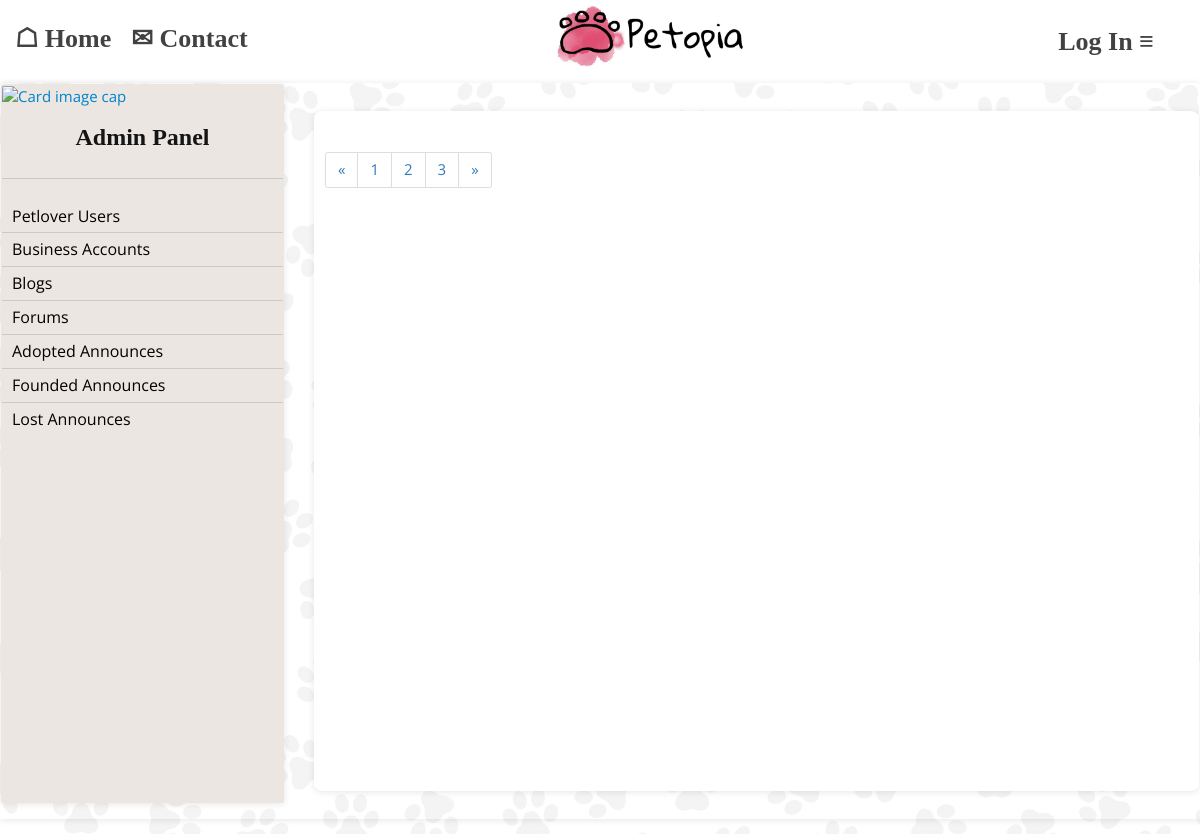
The page /dashboard-lost/ on the database as committed earlier.
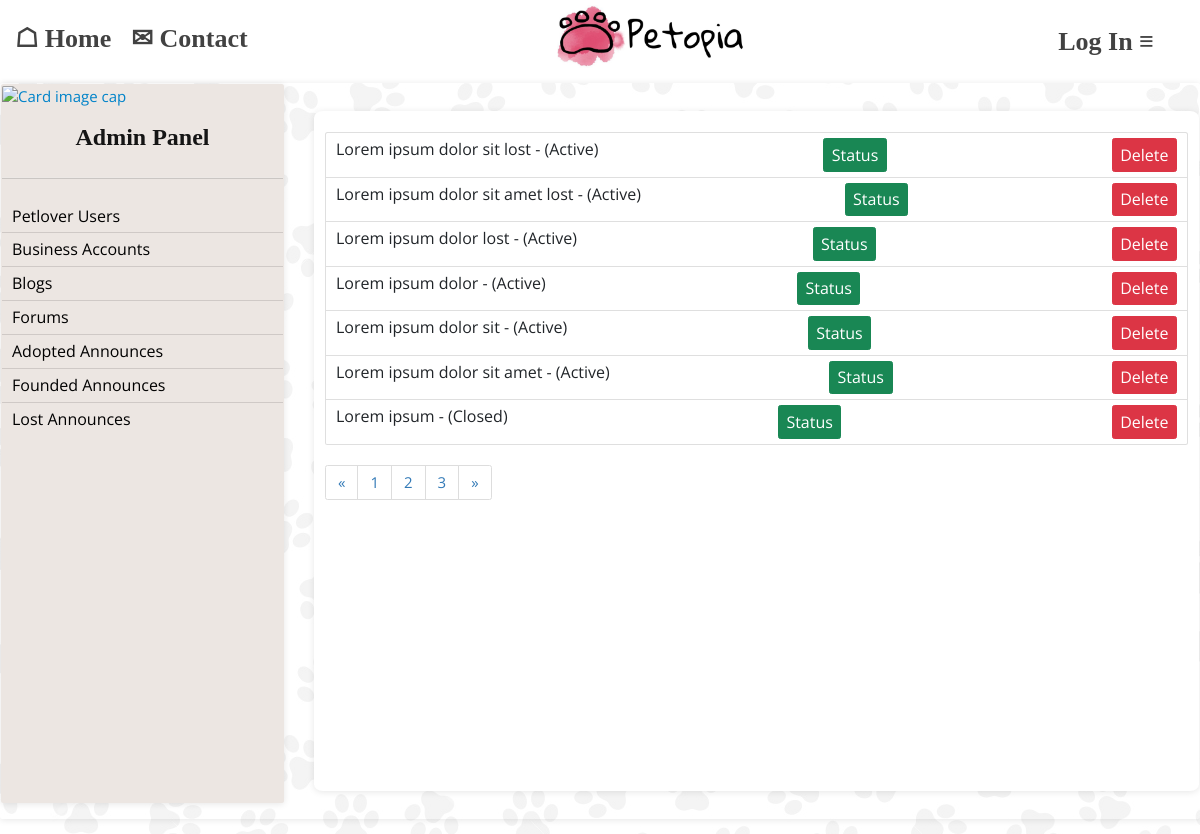
The same page on the database as committed later.
### announcements/models.py (models this page shows, shortened)
class LostPet(models.Model):
    pet_image = models.ImageField(null=True, upload_to='announcements/lost')
    title = models.CharField(max_length=50, null=True)
    type = models.CharField(max_length=20, choices=TYPE_CHOICES, null=True)
    status = models.CharField(max_length=20, choices=STATUS, null=True, default='Active')
    gender = models.CharField(max_length=20, choices=GENDER_CHOICES, null=True)
    phone = models.CharField(max_length=11, null=True)
    info = models.TextField(max_length=750, null=True)
    city = models.CharField(max_length=50, null=True)
    created = models.DateTimeField(auto_now_add=True)
    id = models.UUIDField(default=uuid.uuid4, unique=True, primary_key=True, editable=False)
    class Meta:
        ordering = ['status', '-created']

### dashboard/views.py (the view)
# urls.py: path('dashboard-lost/', views.admin_dashboard_lost, name="admin-dashboard-lost"),
def admin_dashboard_lost(request):
    profile = request.user
    lost = LostPet.objects.all()
    context = {'lost': lost, 'profile': profile}
    return render(request, 'dashboard/dashboard-lost.html', context)

### dashboard/templates/dashboard/dashboard-lost.html (shortened to what this page needs)
{% extends 'main.html' %}
{% load static %}
{% block content %}
    <div class="card" style="background-color: #ffc0cb00;display: flex;justify-content: flex-start;flex-direction: row;align-items: flex-start;">
        {% include 'sidebar-dashboard.html' %}
        <div class="card" style="width: 130rem;margin-left: 30px;margin-top: 27px;border-radius: 1%;height: 68rem;">
                <div class="card-body">
                    <ul class="list-group" style="font-size: initial; margin-top: 10px">
                        {% for lost in lost %}
                        <li class="list-group-item" style="display: flex;flex-wrap: nowrap;justify-content: space-between;">
                            {{ lost.title }} - ({{ lost.status }})
                            <a href="{% url 'admin-dashboard-close-lost' lost.id %}">
                                    <button class="btn btn-success" style="font-size: initial;">Status</button>
                                </a>
                            <a href="{% url 'admin-dashboard-delete-lost' lost.id %}"><button class="btn btn-danger" style="font-size: initial;">Delete</button></a>
                        </li>
                        {% endfor %}
                    </ul>
                    <nav aria-label="Page navigation example">
                            <ul class="pagination">
                                <li class="page-item">
                                    <a class="page-link" href="#" aria-label="Previous">
                                        <span aria-hidden="true">&laquo;</span>
                                    </a>
                                </li>
                                <li class="page-item"><a class="page-link" href="#">1</a></li>
                                <li class="page-item"><a class="page-link" href="#">2</a></li>
                                <li class="page-item"><a class="page-link" href="#">3</a></li>
                                <li class="page-item">
                                    <a class="page-link" href="#" aria-label="Next">
                                        <span aria-hidden="true">&raquo;</span>
                                    </a>
                                </li>
                            </ul>
                        </nav>
                </div>
            </div>
    </div>
{% endblock %}

Rows that differ between the two databases and show on the page:
added LostPet: title "Lorem ipsum dolor sit lost", status "Active"
added LostPet: title "Lorem ipsum dolor sit amet lost", status "Active"
added LostPet: title "Lorem ipsum dolor lost", status "Active"
added LostPet: title "Lorem ipsum dolor", status "Active"
added LostPet: title "Lorem ipsum dolor sit", status "Active"
added LostPet: title "Lorem ipsum dolor sit amet", status "Active"
added LostPet: title "Lorem ipsum", status "Closed"
